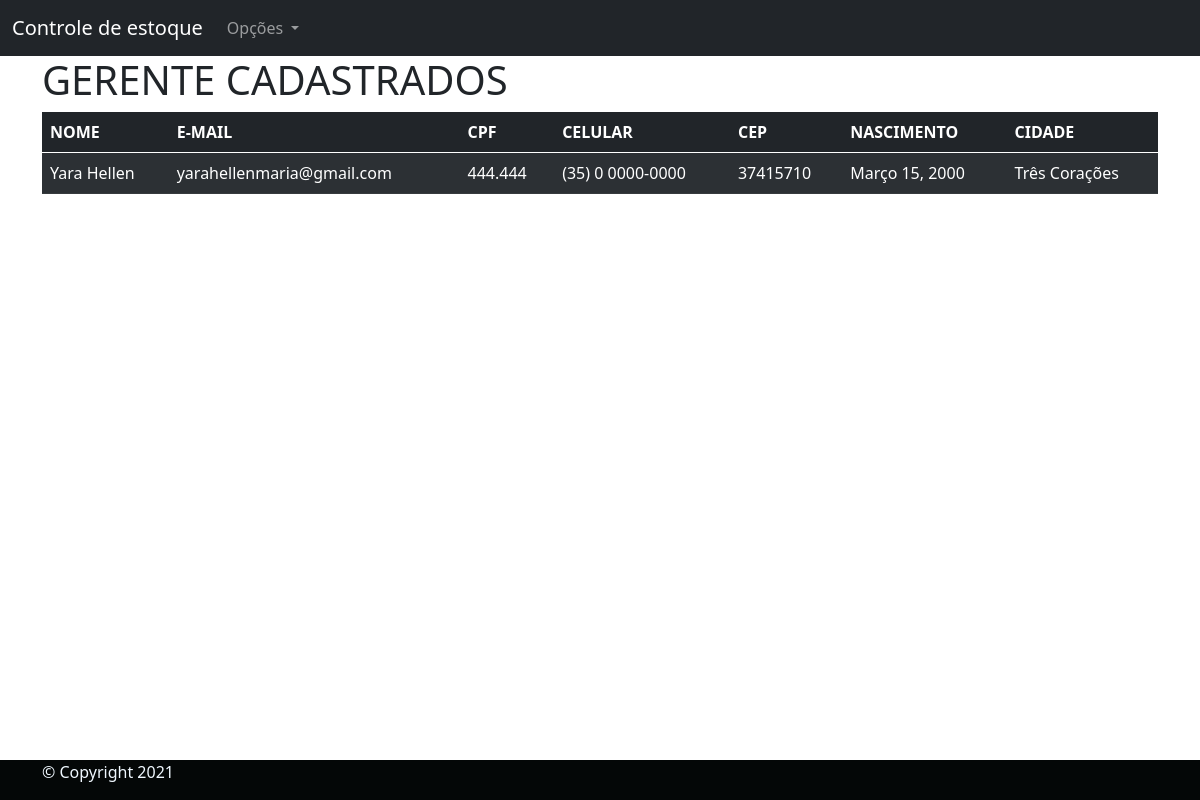
Page /Gerente-cadastrado (signed in) on the committed database.
### Usuarios/models.py (models this page shows, shortened)
class Gerente(models.Model):
    pessoa = models.ForeignKey(Pessoa, on_delete=models.CASCADE)
    class Meta:
        verbose_name = "Gerente"
        verbose_name_plural = "Gerentes"
        db_table = "Gerente"

class Pessoa(AbstractBaseUser, PermissionsMixin):
    nome = models.CharField(verbose_name="Nome completo:", max_length=194)
    naturalidade = models.CharField(
        verbose_name="Naturalidade", max_length=194, blank=False, null=False)
    pais = models.CharField(verbose_name="País",
                            max_length=194, blank=False, null=False)
    escolaridade = models.CharField(
        verbose_name="Escolaridade:", max_length=30, choices=ESCOLARIDADE)
    status = models.CharField(verbose_name="Genero",
                              max_length=10, choices=STATUS_GENERO)
    email = models.EmailField(verbose_name="E-mail:",
                              unique=True, blank=False, null=False)
    telefone_celular = models.CharField(
        verbose_name="Número de telefone", max_length=19, unique=False, blank=False, null=False)
    cpf = models.CharField(verbose_name="CPF:", max_length=14,
                           unique=True, blank=False, null=False)
    nascimento = models.DateField(
        verbose_name="Data de nascimento:", max_length=10, null=True, auto_now_add=False, auto_now=False)
    estado_civil = models.CharField(
        verbose_name="Estado civil:", max_length=40, choices=ESTADO_CIVIL)
    profissao = models.CharField(verbose_name="Profissão:", max_length=194)
    cep = models.CharField(verbose_name="CEP:", max_length=194)
    estado = models.CharField(verbose_name="Estado:",
                              max_length=30, blank=False, null=False)
    cidade = models.CharField(verbose_name="Cidade:",
                              max_length=194, blank=False, null=False)
    bairro = models.CharField(verbose_name="Bairro:",
                              max_length=194, blank=False, null=False)
    logradouro = models.CharField(
        verbose_name="Logradouro:", max_length=194, blank=False, null=False)
    numero = models.CharField(
        verbose_name="Número da residencia:", max_length=194, blank=False, null=False)
    telefone = models.CharField(
        verbose_name="Telefone da residencia:", max_length=194, blank=True, null=True)
    data_de_cadastro = models.DateTimeField(
        verbose_name="Data do cadastro", auto_now_add=True)
    is_active = models.BooleanField(
        verbose_name="Usuário está ativo",
        default=True,
    )
    is_staff = models.BooleanField(
        verbose_name="Usuário é da equipe de desenvolvimento",
        default=False,
    )
    is_superuser = models.BooleanField(
        verbose_name="Usuário é um superusuário",
        default=False,
    )
    USERNAME_FIELD = "email"
    objects = UsuarioManager()
    class Meta:
        verbose_name = "Pessoa"
        verbose_name_plural = "Pessoas"
        db_table: "pessoa"

### Usuarios/views.py (the view)
# urls.py: path('Gerente-cadastrado', listar_gerente, name="listar_gerente",),
@login_required
def listar_gerente(request):
    allgerente = Gerente.objects.all()
    context = {
        "listgerente": allgerente,
    }
    return render(request, "listagerente.html", context)

### templates/listagerente.html (shortened to what this page needs)
{% extends 'base.html' %}
{% block conteudo %}
<main class="container">
    <h1>GERENTE CADASTRADOS</h1>
    {% if listgerente %}
    <table class="table table-dark table-striped">
        <thead>
          <tr>
            <th scope="col">NOME</th>
            <th scope="col">E-MAIL</th>
            <th scope="col">CPF</th>
            <th scope="col">CELULAR</th>
            <th scope="col">CEP</th>
            <th scope="col">NASCIMENTO</th>
            <th scope="col">CIDADE</th>
        </tr>
        </thead>
        <tbody>
         {% for aux in listgerente %}
        <tr>
            <td>{{aux.pessoa.nome}}</td>
            <td>{{aux.pessoa.email}}</td>
            <td>{{aux.pessoa.cpf}}</td>
            <td>{{aux.pessoa.telefone_celular}}</td>
            <td>{{aux.pessoa.cep}}</td>
            <td>{{aux.pessoa.nascimento}}</td>
            <td>{{aux.pessoa.cidade}}</td>
        </tr>
          {% endfor %}
        </tbody>
      </table>
        {% endif%}
</main>
{% endblock %}

### static/estilo.css (style rules this page uses)
body { display: flex; min-height: 100vh; flex-direction: column; background-color: black; }
main { flex: 1 0 auto; }

### rows in the picture
Gerente: pessoa.nome "Yara Hellen", pessoa.email "yarahellenmaria@gmail.com", pessoa.cpf "444.444", pessoa.telefone_celular "(35) 0 0000-0000", pessoa.cep "37415710", pessoa.nascimento "Março 15, 2000", pessoa.cidade "Três Corações"
